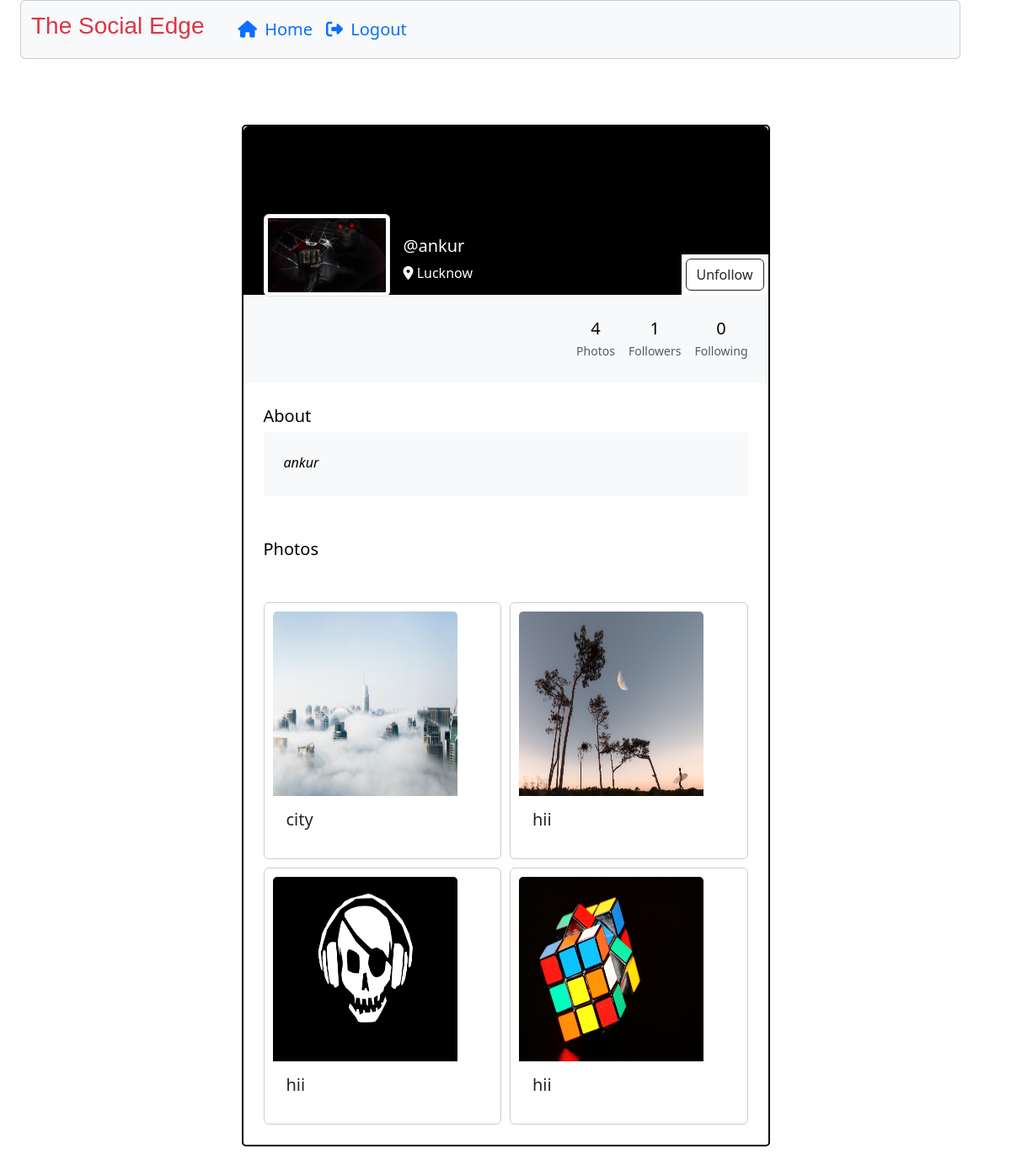
/profile/ankur (signed in), run on the app's committed database.
### userauth/models.py (models this page shows, shortened)
class Profile(models.Model):
    user = models.ForeignKey(User, on_delete=models.CASCADE)
    id_user = models.IntegerField(primary_key=True, default=0)
    bio = models.TextField(blank=True, default='')
    profileimg = models.ImageField(upload_to='profile_images', default='blank-profile-picture.png')
    location = models.CharField(max_length=100, blank=True, default='')

class Post(models.Model):
    id = models.UUIDField(primary_key=True, default=uuid.uuid4)
    user = models.CharField(max_length=100)
    image = models.ImageField(upload_to='post_images')
    caption = models.TextField()
    created_at = models.DateTimeField(default=datetime.now)
    no_of_likes = models.IntegerField(default=0)

### userauth/views.py (the view, shortened to what this page needs)
# urls.py: path('profile/<str:id_user>', views.profile),
@login_required(login_url='/loginn')
def profile(request,id_user):
    user_object = User.objects.get(username=id_user)
    print(user_object)
    profile = Profile.objects.get(user=request.user)
    user_profile = Profile.objects.get(user=user_object)
    user_posts = Post.objects.filter(user=id_user).order_by('-created_at')
    user_post_length = len(user_posts)
    follower = request.user.username
    user = id_user
    if Followers.objects.filter(follower=follower, user=user).first():
        follow_unfollow = 'Unfollow'
    else:
        follow_unfollow = 'Follow'
    user_followers = len(Followers.objects.filter(user=id_user))
    user_following = len(Followers.objects.filter(follower=id_user))
    context = {
        'user_object': user_object,
        'user_profile': user_profile,
        'user_posts': user_posts,
        'user_post_length': user_post_length,
        'profile': profile,
        'follow_unfollow':follow_unfollow,
        'user_followers': user_followers,
        'user_following': user_following,
    }
    return render(request, 'profile.html', context)

### templates/profile.html (shortened to what this page needs)
{% load static %}
<!DOCTYPE html>
<html lang="en">
<head>
    <link rel="stylesheet" href="https://maxcdn.bootstrapcdn.com/bootstrap/4.5.2/css/bootstrap.min.css">
    <link href="https://cdn.jsdelivr.net/npm/bootstrap@5.3.2/dist/css/bootstrap.min.css" rel="stylesheet">
    <link rel="stylesheet" href="{% static 'css/app.css' %}">
</head>
<body>
    {% load static %}
    <div class="container-fluid">
        <div class="container" style="position: fixed;">
            <nav class="navbar navbar-expand-lg bg-body-tertiary card" style="font-size: 20px;">
                <div class="container-fluid">
                    <a class="navbar-brand text-danger" href="/"
                        style="font-family: 'Lucida Sans', 'Lucida Sans Regular', 'Lucida Grande', 'Lucida Sans Unicode', Geneva, Verdana, sans-serif;">
                        <h3>The Social Edge</h3>
                    </a>
                    <div class="collapse navbar-collapse" id="navbarSupportedContent">
                        <ul class="navbar-nav me-auto mb-2 mb-lg-0">
                            <li class="nav-item">
                                <a class="nav-link active" aria-current="page" href="#">
                                </a>
                            </li>
                            <li class="nav-item">
                                <a class="nav-link active text-primary" href="/">
                                    <i class="fa-solid fa-house mr-1"></i> Home
                                </a>
                            </li>
                            <li class="nav-item">
                                <a class="nav-link active text-primary" href="/logoutt">
                                    <i class="fa-solid fa-right-from-bracket mr-1"></i> Logout
                                </a>
                            </li>
                        </ul>
                    </div>
                </div>
            </nav>
        </div>
        <div class="container">
            {% load static %}
            <main role="main" class="">
                    <div class="container py-5">
                        <div class="row d-flex justify-content-center align-items-center h-100" style="margin-top: 100px;">
                            <div class="col col-lg-9 col-xl-7">
                                <div class="card" style="border: 2px solid black; border-radius: 5px;">
                                    <div class="rounded-top text-white d-flex flex-row"
                                        style="background:black; height:200px;">
                                        <div class="ms-4  d-flex flex-column" style="width: 150px; margin-top:5rem;">
                                            <img src="{{user_profile.profileimg.url}}" alt="Generic placeholder image"
                                                class="img-fluid img-thumbnail mt-4 mb-2"
                                                style="width: 150px; z-index: 1">
                                        </div>
                                        <div class="ms-3" style="margin-top: 130px;">
                                            <h5>@{{user_profile.user}}</h5>
                                            <p><i class="fa-solid fa-location-dot"></i> {{user_profile.location}}</p>
                                        </div>
                                        <div style="margin-inline-start: auto; margin-top: auto;background:white;">
                                            <form action="/follow" method="POST">
                                                {% csrf_token %} {% if user != user_profile.user %}
                                                <button type="submit" class="btn btn-outline-dark"
                                                    data-mdb-ripple-color="dark" style="z-index: 1; margin: 5px;"
                                                    data-bs-toggle="modal" data-bs-target="#exampleModal1"
                                                    data-bs-whatever="@getbootstrap">
                                                    {{follow_unfollow}}
                                                </button>
                                                {% endif %}
                                            </form>
                                        </div>
                                    </div>
                                    <div class="p-4 text-black" style="background-color: #f8f9fa;">
                                        <div class="d-flex justify-content-end text-center py-1">
                                            <div>
                                                <p class="mb-1 h5">{{user_post_length}}</p>
                                                <p class="small text-muted mb-0">Photos</p>
                                            </div>
                                            <div class="px-3">
                                                <p class="mb-1 h5">{{user_followers}}</p>
                                                <p class="small text-muted mb-0">Followers</p>
                                            </div>
                                            <div>
                                                <p class="mb-1 h5">{{user_following}}</p>
                                                <p class="small text-muted mb-0">Following</p>
                                            </div>
                                        </div>
                                    </div>
                                    <div class="card-body p-4 text-black">
                                        <div class="mb-5">
                                            <p class="lead fw-normal mb-1">About</p>
                                            <div class="p-4" style="background-color: #f8f9fa;">
                                                <p class="font-italic mb-1">{{user_profile.bio}}</p>
                                            </div>
                                        </div>
                                        <div class="mb-5">
                                            <p class="lead fw-normal mb-1">Photos</p>
                                        </div>
                                        <div class="image-grid ">
                                            {% for pos in user_posts %}
                                            <div class="card image-item">
                                                <img src="{{pos.image.url}}" class="card-img-top" alt="..."
                                                    style="width: 219px;height: 219px;">
                                                <div class="card-body">
                                                    <h5 class="card-title">{{pos.caption}}</h5>
                                                </div>
                                            </div>
                                            {% endfor %}
                                        </div>
                                    </div>
                                </div>
                            </div>
                        </div>
                    </div>
            </main>
        </div>
    </div>
</body>
</html>

### templates/profile.html (style rules this page uses)
.image-grid { display: grid; grid-template-columns: repeat(auto-fill, minmax(200px, 1fr)); gap: 10px; }
.image-item { border: 1px solid #ccc; padding: 10px; }
.image-item img { max-width: 100%; height: auto; }
a { color: black; }

### data on the page
Profile: profileimg (picture), user "ankur", location "Lucknow", bio "ankur"
Post: image (picture), caption "city"
Post: image (picture), caption "hii"
Post: image (picture), caption "hii"
Post: image (picture), caption "hii"

### other printed values
{{ follow_unfollow }} "Unfollow"
{{ user_post_length }} "4"
{{ user_followers }} "1"
{{ user_following }} "0"
